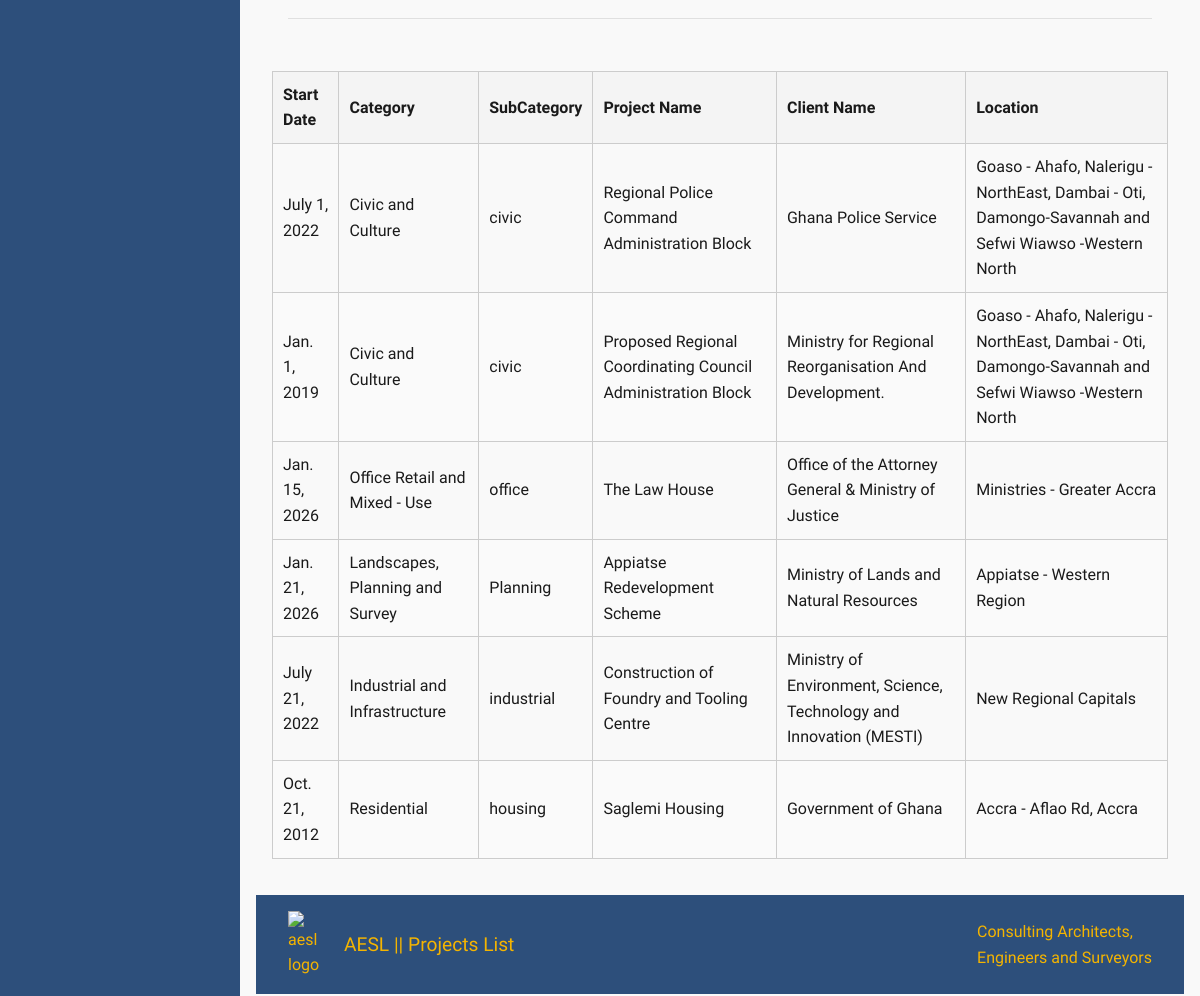
Page /projects/projects-list/ (middle part) on the earlier database version.
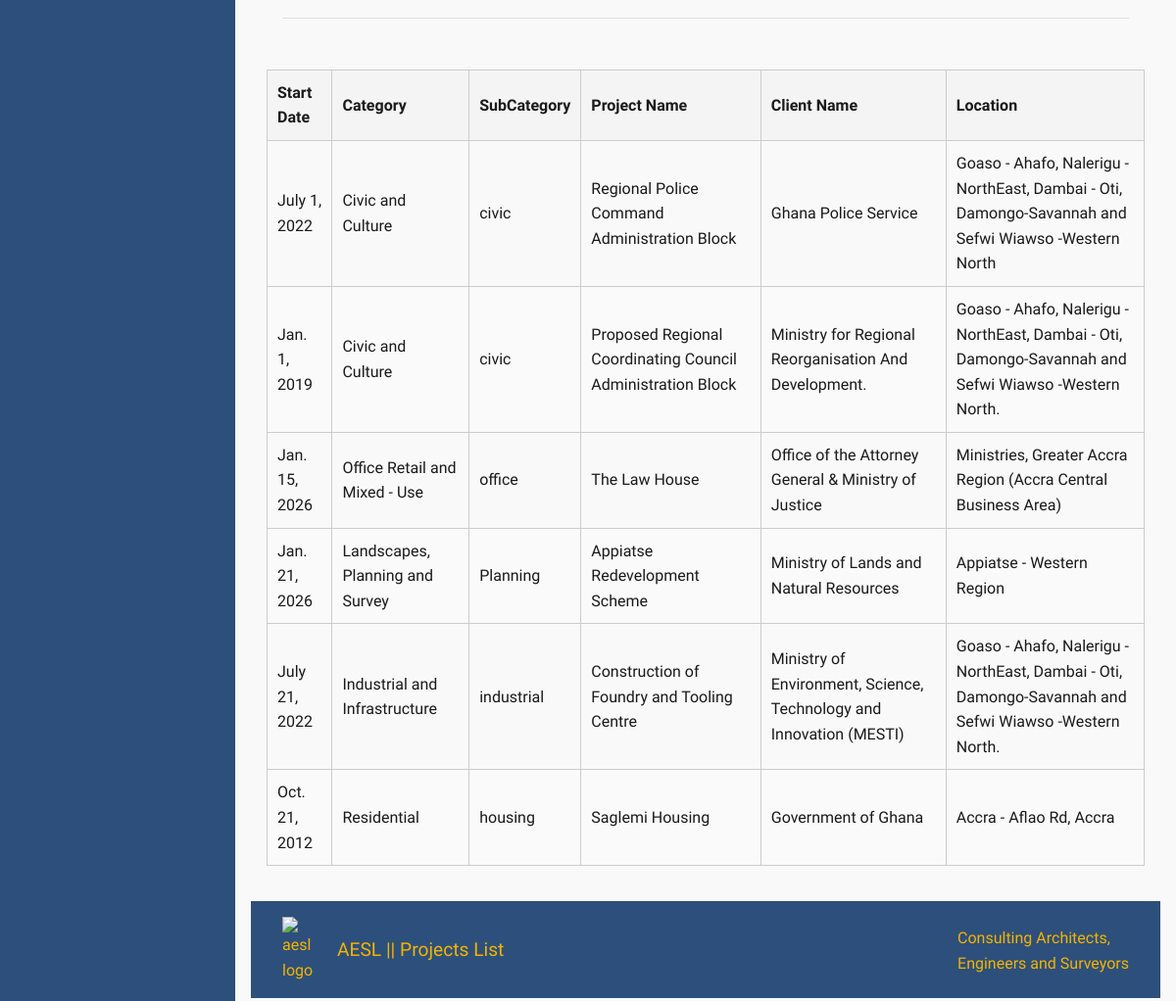
Same page on the later database version.
### frontend/models.py (models this page shows, shortened)
class ImageOptimizeMixin:
    IMAGE_MAX_SIZE = (1200, 1200)
    IMAGE_QUALITY = 85

class Project(ImageOptimizeMixin, models.Model):
    title = models.CharField(max_length=200)
    client = models.CharField(max_length=200)
    location = models.CharField(max_length=300, default="Accra")
    picture = models.ImageField(
        upload_to="projects/main_pictures/",
        blank=True,
        null=True,
        max_length=300)
    little_text_details = models.TextField()
    project_coordinator = models.CharField(max_length=150)
    project_leaders = models.ManyToManyField(
        ProjectLeader, related_name="projects")
    other_team_members = models.ManyToManyField(
        ProjectTeamMember, related_name="projects", blank=True
    )
    total_floor_area = models.CharField(max_length=100)
    start_date = models.DateField()
    completed_date = models.DateField(blank=True, null=True)
    job_sheets = models.CharField(max_length=300, blank=True)
    certificate = models.CharField(max_length=300, blank=True)
    category = models.ForeignKey(
        ProjectCategory,
        on_delete=models.SET_NULL,
        null=True,
        related_name="projects")
    created_at = models.DateTimeField(auto_now_add=True)
    slug = models.SlugField(
        max_length=250,
        blank=True,
        help_text="Auto-generated from title for clean URLs",
    )

class ProjectCategory(models.Model):
    name = models.CharField(max_length=100, unique=True)
    slug = models.SlugField(unique=True, blank=True)
    def __str__(self):
        return self.name

### frontend/views.py (the view)
class ProjectListView(View):
    def get(self, request):
        projects = Project.objects.all()
        context = {"title": "Projects List", "projects": projects}
        return render(request, "frontend/project_list.html", context)

### templates/frontend/project_list.html (shortened to what this page needs)
{% extends 'base.html' %} {% load static %} {% block content %}
<section class="projects__text">
    <hr />
</section>
<section class="projects__list">
    <table>
        <thead>
            <tr>
                <th>Start Date</th>
                <th>Category</th>
                <th>SubCategory</th>
                <th>Project Name</th>
                <th>Client Name</th>
                <th>Location</th>
            </tr>
        </thead>
        <tbody>
            {% for project in projects %}
            <tr
                onclick="window.location='{% url 'project_detail' project.pk %}'"
                style="cursor: pointer"
            >
                <a href="{% url 'project_detail' project.pk %}">
                    <td>{{ project.start_date }}</td>
                    <td>{{ project.category }}</td>
                    <td>{{ project.category.slug }}</td>
                    <td>{{ project.title }}</td>
                    <td>{{ project.client }}</td>
                    <td>{{ project.location }}</td>
                </a>
            </tr>
            {% endfor %}
        </tbody>
    </table>
</section>
<section class="page__location">
    <div class="page__flex">
        <img
            src="{% static 'img/aesl_logo.png' %}"
            alt="aesl logo"
            class="info__building-image-large"
        />
        <p>AESL || {{title}}</p>
    </div>
    <p>
        Consulting Architects,<br />
        Engineers and Surveyors
    </p>
</section>
{% endblock content %}

Differences in the rows shown:
changed Project "Jan. 1, 2019": location "Goaso - Ahafo, Nalerigu - NorthEast, Dambai - Oti, Damongo-Savannah and Sefwi Wiawso -Western North" → "Goaso - Ahafo, Nalerigu - NorthEast, Dambai - Oti, Damongo-Savannah and Sefwi Wiawso -Western North."
changed Project "The Law House": location "Ministries - Greater Accra" → "Ministries, Greater Accra Region (Accra Central Business Area)"
changed Project "July 21, 2022": location "New Regional Capitals" → "Goaso - Ahafo, Nalerigu - NorthEast, Dambai - Oti, Damongo-Savannah and Sefwi Wiawso -Western North."
